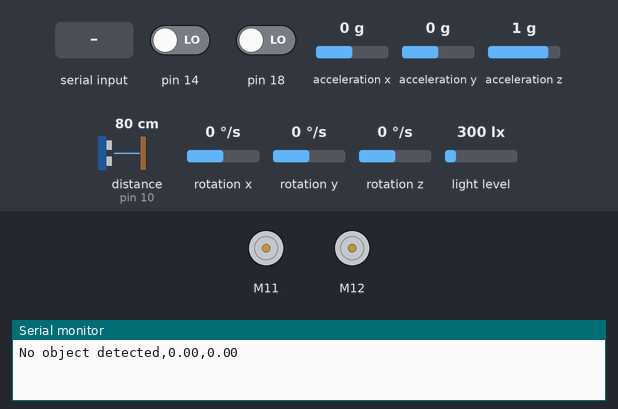
The sketch below on a simulated Arduino Uno, built with avr-gcc and run on an emulated ATmega328P. Shown: 2 × DC motor (green arrow = forward, orange = backward, longer = faster), the last lines printed to the serial monitor. The test bench sets the inputs (shaded band); at power-on: pin 14 LOW, pin 18 LOW, acceleration x 0 g, acceleration y 0 g, acceleration z 1 g, distance to the obstacle (sensor on pin 10) 80 cm, rotation x 0 °/s, rotation y 0 °/s, rotation z 0 °/s, light level 300 lx.

Above: at 1.6 s.
1.7 s: "A\n" received over Serial
At 4.1 s:
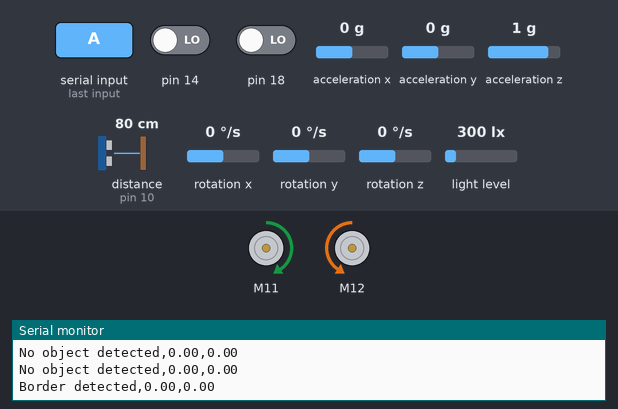
5.4 s: "L\n" received over Serial
At 7.0 s:
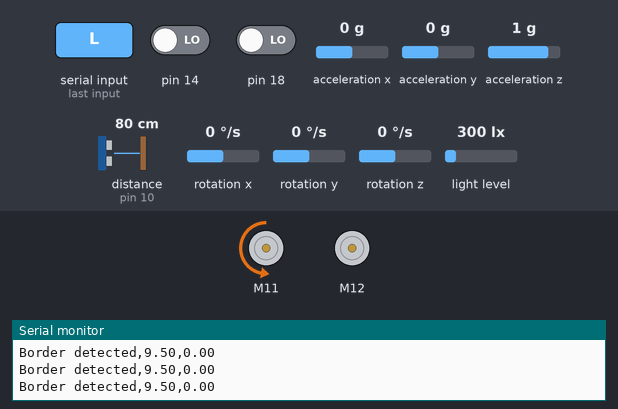
7.3 s: "R\n" received over Serial
At 8.3 s:
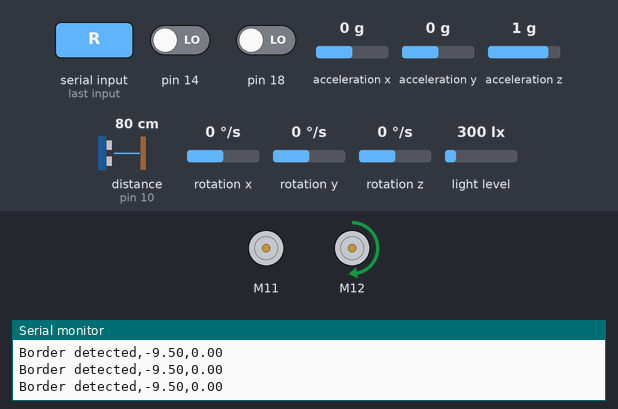
Timing chart, 0 to 10.3 s (numbered marks = the images above; inputs shaded):
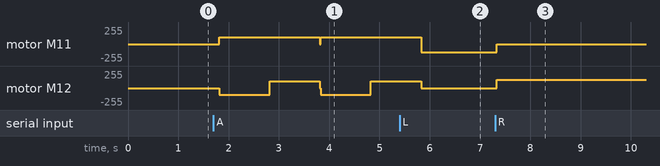

Measured:
- after the input at 1.7 s, motor M11: stopped → forward 102/255 after 0.12 s; motor M12: alternates forward 102/255 for 1.0 s and backward 102/255 for 1.0 s, starting after 0.12 s
- after the input at 5.4 s, motor M12: goes on until 5.8 s, then stays stopped
- after the input at 7.3 s, motor M11: backward 127/255 → stopped at once; motor M12: stopped → forward 127/255 at once

The sketch:

WallE_movement.ino
```cpp
// generated by mBlock5 for mBot Ranger
// codes make you happy

#include <Arduino.h>
#include <Wire.h>
#include <SoftwareSerial.h>
#include <MeAuriga.h>


MeEncoderOnBoard Encoder_1(SLOT1);
MeEncoderOnBoard Encoder_2(SLOT2);
MeLightSensor lightsensor_12(12);
MeLineFollower linefollower_8(8);
MeUltrasonicSensor ultrasonic_10(10);
MeGyro gyro_0(0, 0x69);

String object = "No object detected";

void isr_process_encoder1(void)
{
  if(digitalRead(Encoder_1.getPortB()) == 0){
    Encoder_1.pulsePosMinus();
  }else{
    Encoder_1.pulsePosPlus();
  }
}
void isr_process_encoder2(void)
{
  if(digitalRead(Encoder_2.getPortB()) == 0){
    Encoder_2.pulsePosMinus();
  }else{
    Encoder_2.pulsePosPlus();
  }
}
void move(int direction, int speed)
{
  int leftSpeed = 0;
  int rightSpeed = 0;
  if(direction == 1){
    leftSpeed = -speed;
    rightSpeed = speed;
  }else if(direction == 2){
    leftSpeed = speed;
    rightSpeed = -speed;
  }else if(direction == 3){
    leftSpeed = -speed;
    rightSpeed = -speed;
  }else if(direction == 4){
    leftSpeed = speed;
    rightSpeed = speed;
  }
  Encoder_1.setTarPWM(leftSpeed);
  Encoder_2.setTarPWM(rightSpeed);
}
void Move_Forward (){

    move(1, 50 / 100.0 * 255);
}

void Turn_Left (){

    Encoder_1.setTarPWM(-1 * 50/100.0*255);
    Encoder_2.setTarPWM(0/100.0*255);

}
void Stop_moving (){
    Encoder_1.setTarPWM(0);
    Encoder_2.setTarPWM(0);
    _delay(0.5);

}
void Turn_Right (){

    Encoder_1.setTarPWM(-1 * 0/100.0*255);
    Encoder_2.setTarPWM(50/100.0*255);

}
void Move_Backward (){

    move(2, 50 / 100.0 * 255);

}

void _delay(float seconds) {
  if(seconds < 0.0){
    seconds = 0.0;
  }
  long endTime = millis() + seconds * 1000;
  while(millis() < endTime) _loop();
}

void setup() {
  Serial.begin(9600);
  TCCR1A = _BV(WGM10);
  TCCR1B = _BV(CS11) | _BV(WGM12);
  TCCR2A = _BV(WGM21) | _BV(WGM20);
  TCCR2B = _BV(CS21);
  attachInterrupt(Encoder_1.getIntNum(), isr_process_encoder1, RISING);
  attachInterrupt(Encoder_2.getIntNum(), isr_process_encoder2, RISING);
  gyro_0.begin();
  randomSeed((unsigned long)(lightsensor_12.read() * 123456));
  String mode = "";
  char command = 'O';
  char old_command = 'O';
  //String object = "No object detected";

  while(1) {
    if (Serial.available() > 0 ) {
      mode = Serial.readStringUntil('\n');
      command = mode[0];
    }
    switch(command) {
      case 'A':
        if(!checkObstacle()){
          checkBorder();
        }
        move(1, 40 / 100.0 * 255);
        break;
      case 'S':
        Stop_moving();
        break;
      case 'L':
        Turn_Left();
        break;
      case 'R':
        Turn_Right();
        break;
      case 'F':
        Move_Forward();
        break;
      case 'B':
        Move_Backward();
        break;
      default:
        Stop_moving();
        break;
    }
    //get angle x from gyroscope
    float x_angle = gyro_0.getAngle(3);
    //x-angle (converted to radians from degrees since math.h does cos calculations in radians
    x_angle = (x_angle * M_PI / 180);

    //get current rotational speed per minute - r/m
    float rpm_motor_1 = Encoder_1.getCurrentSpeed();
    float rpm_motor_2 = Encoder_2.getCurrentSpeed();
    float average_rpm = (rpm_motor_1 + rpm_motor_2) / 2;

    //calculate angular velocity
    float angular_velocity = average_rpm * 2 * M_PI / 60;

    //calculate velocity(cm/s)
    float velocity = angular_velocity * 0.02 * 100 * (-1);

    //distance (hypotenuse) = velocity * t (refresh rate (in seconds))
    float distance = velocity * 1;

    //calculate distance traveled in the x-axis
    float xDistance = distance * cos(x_angle);

    //calculate distance traveled in the y-axis
    float yDistance = distance * sin(x_angle);

    Serial.print(object);
    Serial.print(",");
    //send the x and y distance traveled to the raspberry pi
    Serial.print(xDistance);
    Serial.print(",");
    Serial.print(yDistance);
    Serial.println();

    _loop();
  }
}

void _loop() {
  Encoder_1.loop();
  Encoder_2.loop();
  gyro_0.update();
}

void loop() {
  _loop();
}

void waitUntilStopped(){
    while((Encoder_1.getCurrentSpeed() != 0))
    {
      _loop();
    }
}
bool checkObstacle(){
  if(ultrasonic_10.distanceCm() < 10){
    object = ("Object detected");

    move(2, 40 / 100.0 * 255);
    _delay(1);
    move(2, 0);
    move(4, 40 / 100.0 * 255);
    _delay(1);
    move(4, 0);
    waitUntilStopped();
    return true;
    }

  else{
    object = ("No object detected");
    return false;
  }
}

void checkBorder(){
    if(linefollower_8.readSensors() == 0.000000){
      object = ("Border detected");
      move(2, 40 / 100.0 * 255);
      _delay(1);
      move(2, 0);
      move(4, 40 / 100.0 * 255);
      _delay(1);
      move(4, 0);
      waitUntilStopped();
    }
    else {
      object = ("No object detected");
    }
}
```
